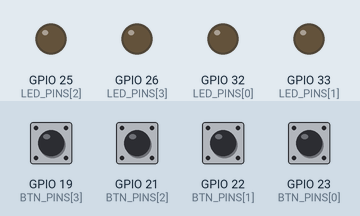
Bench run of a sketch on a simulated ESP32. Parts: output pins drawn as LEDs (lit = HIGH). The inputs (shaded band) are chosen by the test bench; at power-on: GPIO 19 (BTN_PINS[3]), GPIO 21 (BTN_PINS[2]), GPIO 22 (BTN_PINS[1]), GPIO 23 (BTN_PINS[0]) HIGH. What the sketch prints to the serial monitor is not drawn.

Above: at 1.2 s.
1.3 s: GPIO 19 (BTN_PINS[3]) pulled LOW for 0.15 s
At 1.38 s:
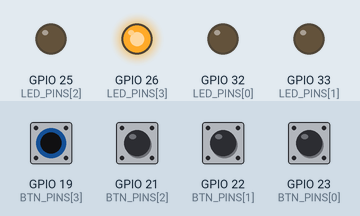
2.9 s: GPIO 21 (BTN_PINS[2]) pulled LOW for 0.15 s
At 2.98 s:
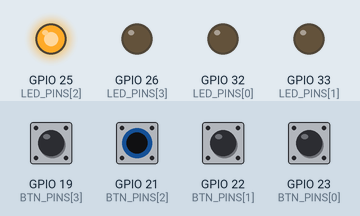
4.5 s: GPIO 22 (BTN_PINS[1]) pulled LOW for 0.15 s
At 4.58 s:
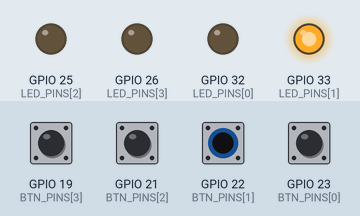
6.1 s: GPIO 23 (BTN_PINS[0]) pulled LOW for 0.15 s
At 6.18 s:
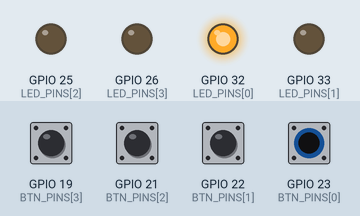
7.7 s: GPIO 19 (BTN_PINS[3]) driven LOW and GPIO 21 (BTN_PINS[2]) driven LOW
At 8.9 s:
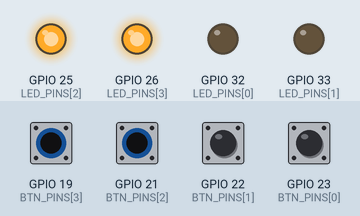
9.2 s: GPIO 22 (BTN_PINS[1]) pulled LOW for 1 s
At 10.0 s:
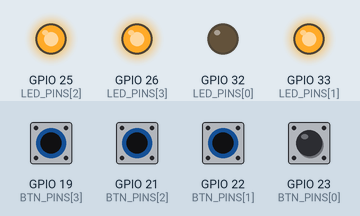
Timing chart, 0 to 12.2 s (numbered marks = the images above; inputs shaded):
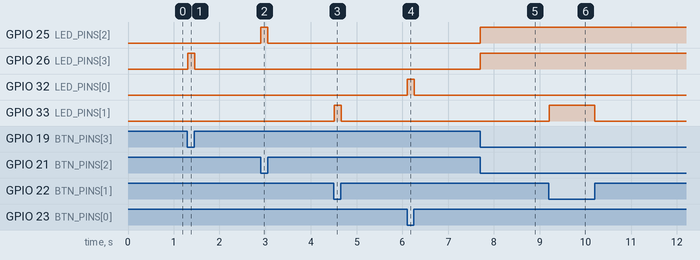

Measured:
- after the input at 1.3 s, GPIO 26 (LED_PINS[3]): LOW → HIGH at once, → LOW 0.15 s later
- after the input at 2.9 s, GPIO 25 (LED_PINS[2]): LOW → HIGH at once, → LOW 0.15 s later
- after the input at 4.5 s, GPIO 33 (LED_PINS[1]): LOW → HIGH at once, → LOW 0.15 s later
- after the input at 6.1 s, GPIO 32 (LED_PINS[0]): LOW → HIGH at once, → LOW 0.15 s later
- after the input at 7.7 s, GPIO 25 (LED_PINS[2]), GPIO 26 (LED_PINS[3]): LOW → HIGH at once
- after the input at 9.2 s, GPIO 33 (LED_PINS[1]): LOW → HIGH at once, → LOW 1.0 s later

The sketch:

ex3_button_led.ino
```cpp
/*
  9주차 예제 3 — 버튼을 누르는 동안 LED 켜기 (입력 → 출력)
  보드 : ESP32-DevKitC V4 ("ESP32 Dev Module")

  연결 : 예제1의 LED 4개 + 예제2의 버튼 4개를 함께 연결한 상태
    BTN1(GPIO23) → LED1(GPIO32)
    BTN2(GPIO22) → LED2(GPIO33)
    BTN3(GPIO21) → LED3(GPIO25)
    BTN4(GPIO19) → LED4(GPIO26)

  동작 : 버튼을 누르고 있는 동안만 같은 번호의 LED가 켜진다.
*/

const int BTN_PINS[4] = {23, 22, 21, 19};
const int LED_PINS[4] = {32, 33, 25, 26};

void setup() {
  Serial.begin(115200);
  for (int i = 0; i < 4; i++) {
    pinMode(BTN_PINS[i], INPUT_PULLUP);
    pinMode(LED_PINS[i], OUTPUT);
  }
  Serial.println("예제3: 버튼을 누르는 동안 LED ON");
}

void loop() {
  for (int i = 0; i < 4; i++) {
    bool pressed = (digitalRead(BTN_PINS[i]) == LOW);   // 풀업이므로 LOW = 눌림
    digitalWrite(LED_PINS[i], pressed ? HIGH : LOW);
  }
  delay(10);
}
```
